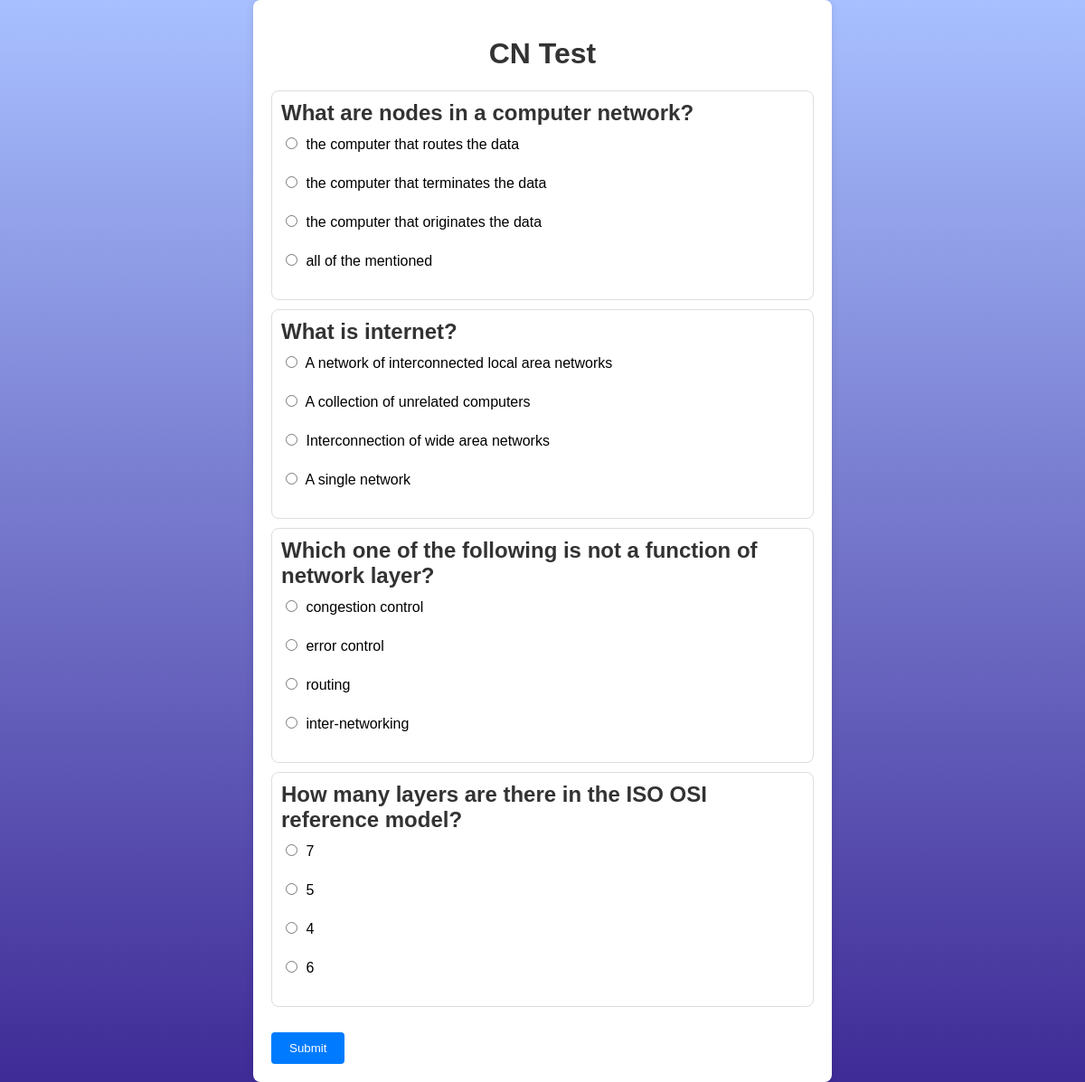
Page /ots/subject3 on the committed database.
### online_test/models.py (models this page shows, shortened)
class Test_paper_subject3(models.Model):
    q_id=models.IntegerField(primary_key=True)
    ques=models.CharField(max_length=100)
    a=models.CharField(max_length=50)
    b=models.CharField(max_length=50)
    c=models.CharField(max_length=50)
    d=models.CharField(max_length=50)
    ans=models.CharField(max_length=2)

### online_test/views.py (the view)
# urls.py: path("subject3",views.subject3,name='subject3'),
def subject3(request):
    ques=Test_paper_subject3.objects.all()
    quse_list=list(ques)
    random.shuffle(quse_list)
    quse_list=quse_list[:4:1] ###### total questions can be customized
    context={
        'quse_list':quse_list
    }
    template=loader.get_template("subject3.html")
    res=template.render(context,request)
    return HttpResponse(res)

### online_test/templates/subject3.html (shortened to what this page needs)
<!DOCTYPE html>
<html lang="en">
<head>
</head>
<body>
    <form action="{% url 'user:result3' %}" method="post">
        <h1>CN Test</h1>
        {% for q in quse_list %}
        <div class="card">
            <h2>{{q.ques}}</h2>
            <label><input type="radio" name="option{{q.q_id}}" value="a"> {{q.a}}</label><br>
            <label><input type="radio" name="option{{q.q_id}}" value="b"> {{q.b}}</label><br>
            <label><input type="radio" name="option{{q.q_id}}" value="c"> {{q.c}}</label><br>
            <label><input type="radio" name="option{{q.q_id}}" value="d"> {{q.d}}</label><br>
        </div>
        {% endfor %}
        <br>
        <input type="submit" name="ans" value="Submit">
    </form>
</body>
</html>

### online_test/templates/subject3.html (style rules this page uses)
body { font-family: Arial, sans-serif; background-color: #f7f7f7; margin: 0; padding: 0; display: flex; justify-content: center; align-items: center; min-height: 100vh; background-image: linear-gradient(to bottom, #a8c0ff, #3f2b96); }
form { background-color: #fff; border-radius: 8px; box-shadow: 0 0 10px rgba(0, 0, 0, 0.1); padding: 20px; width: 600px; }
h1 { text-align: center; color: #333; }
.card { border: 1px solid #ddd; border-radius: 8px; padding: 10px; margin: 10px 0; }
.card h2 { margin-top: 0; margin-bottom: 10px; color: #333; }
.card label { display: block; margin-bottom: 5px; }
input[type="radio"] { margin-right: 5px; }
input[type="submit"] { background-color: #007bff; color: #fff; border: none; border-radius: 4px; padding: 10px 20px; cursor: pointer; transition: background-color 0.3s; }

### rows in the picture
Test_paper_subject3: ques "What are nodes in a computer network?", a "the computer that routes the data", b "the computer that terminates the data", c "the computer that originates the data", d "all of the mentioned"
Test_paper_subject3: ques "What is internet?", a "A network of interconnected local area networks", b "A collection of unrelated computers", c "Interconnection of wide area networks", d "A single network"
Test_paper_subject3: ques "Which one of the following is not a function of network layer?", a "congestion control", b "error control", c "routing", d "inter-networking"
Test_paper_subject3: ques "How many layers are there in the ISO OSI reference model?", a "7", b "5", c "4", d "6"
